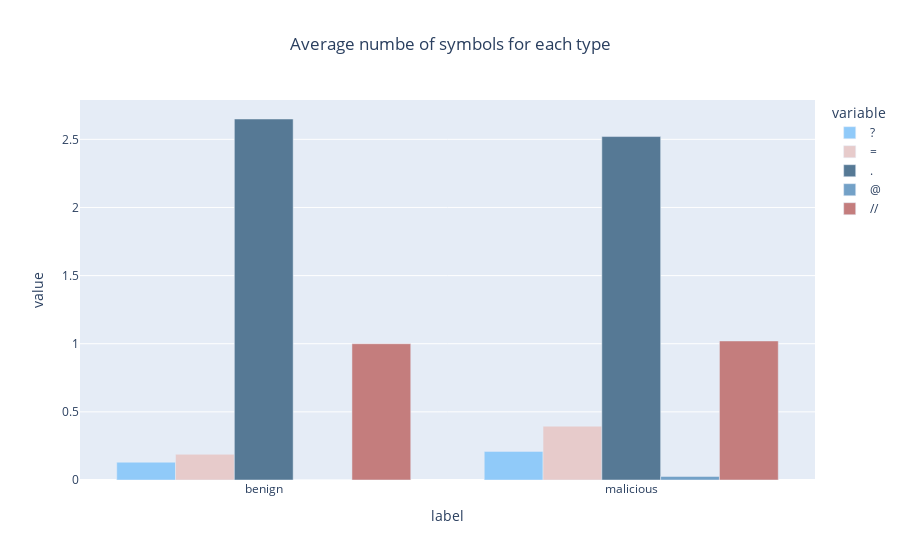

Here is the notebook cell this chart was saved with:
### Code cell
px.bar(data_frame=result,x='label',y=['?','=','.','@','//'],barmode='group',title='Average numbe of symbols for each type',color_discrete_map={'?':'#90caf9','=':'#e7cbcb','.':'#567995', '@':'#73a1c7','//':'#c47d7d'}).update_layout(title_x=0.5)

#color_discrete_map={'%':'#73a1c7','//':'#c47d7d'}
# blue,darkblue,royalblue,lightcyan

### Figure 1 — Plotly figure (JSON) as saved in the notebook; plotly's stock layout.template omitted (floating-point values rounded to 4 significant figures)
{"data": [{"alignmentgroup": "True", "hovertemplate": "variable=?<br>label=%{x}<br>value=%{y}<extra></extra>", "legendgroup": "?", "marker": {"color": "#90caf9", "pattern": {"shape": ""}}, "name": "?", "offsetgroup": "?", "orientation": "v", "showlegend": true, "textposition": "auto", "type": "bar", "x": ["benign", "malicious"], "xaxis": "x", "y": [0.1304, 0.21], "yaxis": "y"}, {"alignmentgroup": "True", "hovertemplate": "variable==<br>label=%{x}<br>value=%{y}<extra></extra>", "legendgroup": "=", "marker": {"color": "#e7cbcb", "pattern": {"shape": ""}}, "name": "=", "offsetgroup": "=", "orientation": "v", "showlegend": true, "textposition": "auto", "type": "bar", "x": ["benign", "malicious"], "xaxis": "x", "y": [0.1888, 0.3952], "yaxis": "y"}, {"alignmentgroup": "True", "hovertemplate": "variable=.<br>label=%{x}<br>value=%{y}<extra></extra>", "legendgroup": ".", "marker": {"color": "#567995", "pattern": {"shape": ""}}, "name": ".", "offsetgroup": ".", "orientation": "v", "showlegend": true, "textposition": "auto", "type": "bar", "x": ["benign", "malicious"], "xaxis": "x", "y": [2.649, 2.52], "yaxis": "y"}, {"alignmentgroup": "True", "hovertemplate": "variable=@<br>label=%{x}<br>value=%{y}<extra></extra>", "legendgroup": "@", "marker": {"color": "#73a1c7", "pattern": {"shape": ""}}, "name": "@", "offsetgroup": "@", "orientation": "v", "showlegend": true, "textposition": "auto", "type": "bar", "x": ["benign", "malicious"], "xaxis": "x", "y": [0, 0.026], "yaxis": "y"}, {"alignmentgroup": "True", "hovertemplate": "variable=//<br>label=%{x}<br>value=%{y}<extra></extra>", "legendgroup": "//", "marker": {"color": "#c47d7d", "pattern": {"shape": ""}}, "name": "//", "offsetgroup": "//", "orientation": "v", "showlegend": true, "textposition": "auto", "type": "bar", "x": ["benign", "malicious"], "xaxis": "x", "y": [1, 1.02], "yaxis": "y"}], "layout": {"barmode": "group", "legend": {"title": {"text": "variable"}, "tracegroupgap": 0}, "title": {"text": "Average numbe of symbols for each type", "x": 0.5}, "xaxis": {"anchor": "y", "domain": [0, 1], "title": {"text": "label"}}, "yaxis": {"anchor": "x", "domain": [0, 1], "title": {"text": "value"}}}}
